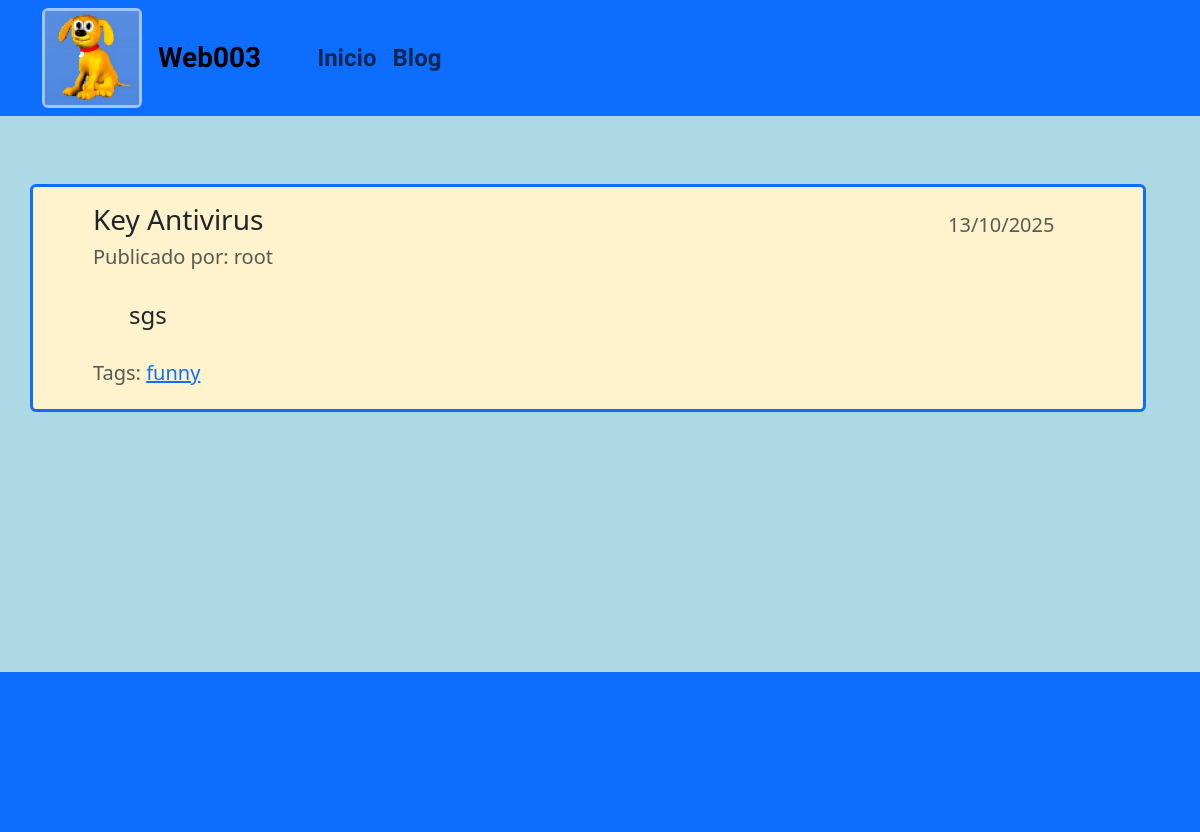
Before: /blog/ with the older database file.
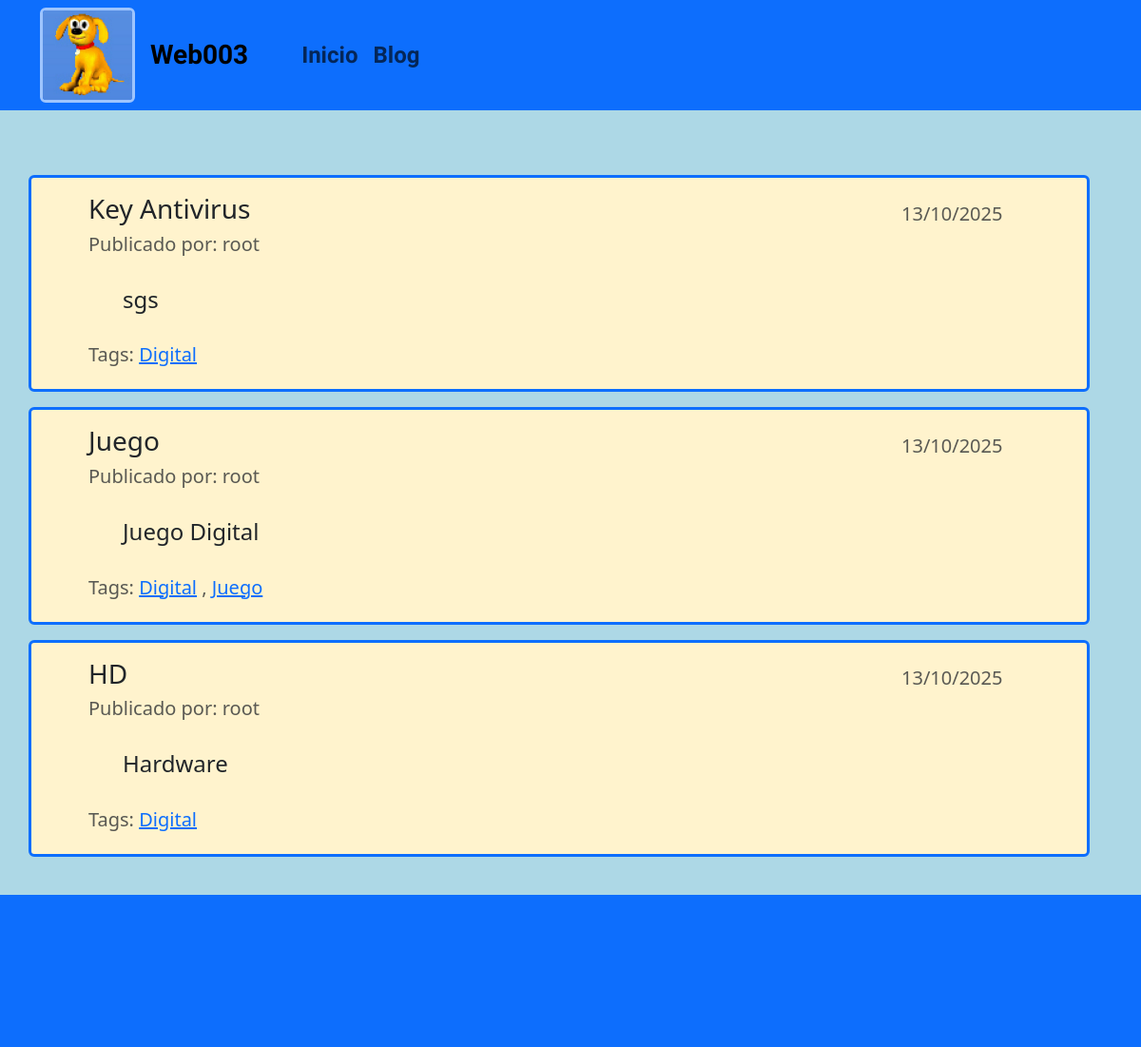
After: the same page with the newer database file.
### venta/models.py (models this page shows, shortened)
class PostProduct(models.Model):
    title = models.CharField(max_length = 50, verbose_name = "Titulo")
    detail = models.TextField(verbose_name = "Detalle")
    published = models.DateTimeField(default = now, verbose_name = "Fecha Publicación")
    image = models.ImageField(upload_to = "blog", null = True, blank = True, verbose_name = "Imagen")
    author = models.ForeignKey(User, on_delete = models.CASCADE, verbose_name = "Autor")
    categories = models.ManyToManyField(Category, verbose_name = "categorias")
    created = models.DateTimeField(auto_now = True, verbose_name = "Fecha de creación")
    updated = models.DateTimeField(auto_now_add = True, verbose_name = "Fecha de edición")
    class Meta:
        verbose_name = "PosteoProducto"
        verbose_name_plural = "PosteoProductos"

class Category(models.Model):
    name = models.CharField(max_length = 50, verbose_name = "Nombre")
    created = models.DateTimeField(auto_now = True, verbose_name = "Fecha de creación")
    updated = models.DateTimeField(auto_now_add = True, verbose_name = "Fecha de edición")
    class Meta:
        verbose_name = "categoria"
        verbose_name_plural = "categorias"

### venta/views.py (the view)
# urls.py: path('blog/', views_venta.blog, name = "blog"),
def blog(req):
    posts = PostProduct.objects.all()
    return render(req, 'venta/blog.html', {"posts": posts})

### redes/processors.py (called while the page is built)
def ctx_dict(request):
    ctx = {}
    links = LinkRed.objects.all()
    for l in links:
        ctx[l.key] = l.url
    ctx["PAGINA_NOMBRE"] = "Web003"
    return ctx

### venta/templates/venta/blog.html (shortened to what this page needs)
{% extends 'venta/base.html' %}
{% load static %}
{% block content %}
{% for p in posts %}
<div class="bg-warning-subtle container row text-start ps-5 bg-white border border-primary border-3 rounded my-3 py-3">
    <div class="container row justify-content-between">
        <h3 class="col-10">{{ p.title }}</h3>
        <h5 class="col-2 text-muted align-self-end">{{ p.published|date:"SHORT_DATE_FORMAT" }}</h5>
    </div>
    <h5 class="text-muted">Publicado por: {{ p.author }}</h5>
    <div class="row">
        <h4 class="col-8 py-4 px-5" >{{ p.detail }}</h4>
    </div>
    <h5 class="text-muted">Tags:
        {% for c in p.categories.all %}
            <a href="{% url 'category' c.id %}">{{c.name}}</a>
            {% if not forloop.last %}, {% endif %}
        {% endfor %}
    </h5>
</div>
{% endfor %}
{% endblock %}

### venta/templates/venta/base.html (shortened to what this page needs)
{% load static %}
<!DOCTYPE html>
<html lang="en">
    <head>
        <link href="https://cdn.jsdelivr.net/npm/bootstrap@5.3.7/dist/css/bootstrap.min.css" rel="stylesheet">
        <link rel="stylesheet" href="{% static 'venta/style/styles.css' %}">
    </head>
<body class="text-center">
    <header class="banner">
        <nav class="navbar navbar-expand-md navbar-primary bg-primary">
            <div class="container">
                <div class="row">
                    <div class="navbar-collapse" id="navbarCollapse">
                        <ul class="navbar-nav me-auto mb-1 mb-md-0 align-items-center">
                            <li class="nav-item fs-4"><img class="logo border border-primary-subtle border-3 rounded me-3" src="{% static 'venta/imagenes/logo.jpg' %}" alt="logo"></li>
                            <li class="nav-item"><p class="navbar-brand me-5 my-0 fs-3 oswald">{{ PAGINA_NOMBRE }}</p></li>
                            <li class="nav-item"><a class="nav-link oswald fs-4" href="/">Inicio</a></li>
                            <li class="nav-item"><a class="nav-link oswald fs-4" href="/blog">Blog</a></li>
                        </ul>
                    </div>
                </div>
            </div>
        </nav>
    </header>
    <main class="form-signin mt-5 w-100">
        <div class="container mt-4 text-center">
            <div class="row align-items-center mt-4 mb-4">
                <div class="col ms-auto">
                    {% block content %}{% endblock %}
                </div>
            </div>
        </div>
    </main>
    <footer class="mt-4">
        <nav class="navbar navbar-expand-md navbar-primary bg-primary footer p-0">
            <div class="container row justify-content-center">
            </div>
        </nav>
    </footer>
  </body>
</html>

### venta/static/venta/style/styles.css (style rules this page uses)
body { background-color: lightblue; }
.oswald { font-family: "Oswald"; font-optical-sizing: auto; font-weight: 600; font-style: normal; }
.logo { width: 100px; }
.banner { height: 120px; overflow: hidden; background-size: cover; background-position: 107% 65%; }
main { min-height: 60vh; }
.footer { height: 10rem; }

Changed rows visible on the page:
changed PostProduct "Key Antivirus": loses Category (name "funny")
added Category: name "Digital"
added PostProduct: title "Juego", published "13/10/2025", author "root", detail "Juego Digital"
added Category: name "Juego"
added PostProduct: title "HD", published "13/10/2025", author "root", detail "Hardware"
